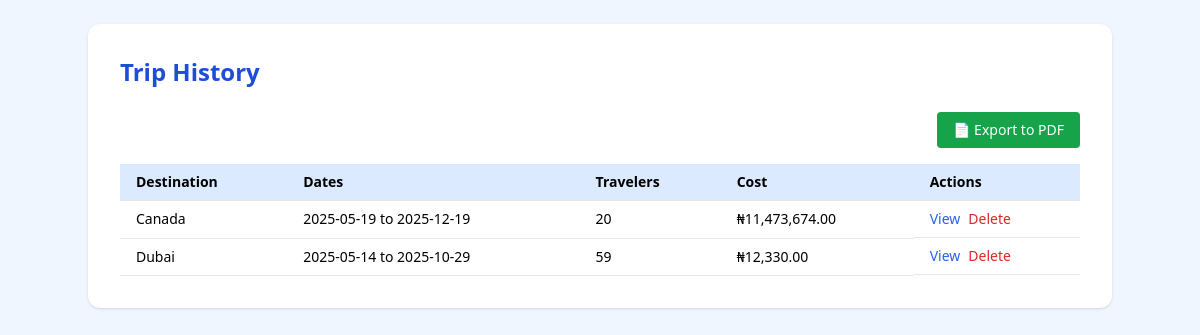
The app's page /trip_history.php (signed in) with its own data.
### tables this page shows
CREATE TABLE `trips` (
  `id` int(11) NOT NULL,
  `user_id` int(11) NOT NULL,
  `destination` varchar(255) NOT NULL,
  `start_date` date NOT NULL,
  `end_date` date NOT NULL,
  `travelers` int(11) NOT NULL,
  `transport_cost` decimal(10,2) DEFAULT 0.00,
  `hotel_cost` decimal(10,2) DEFAULT 0.00,
  `food_cost` decimal(10,2) DEFAULT 0.00,
  `total_cost` decimal(10,2) GENERATED ALWAYS AS (`transport_cost` + `hotel_cost` + `food_cost`) STORED,
  `created_at` timestamp NOT NULL DEFAULT current_timestamp()
);

### trip_history.php (the view, shortened to what this page needs)
<?php
require 'config.php';
$user_id = $_SESSION['user_id'];
$sql = "SELECT * FROM trips WHERE user_id = $user_id ORDER BY created_at DESC";
$result = mysqli_query($conn, $sql);
?>
<!DOCTYPE html>
<html lang="en">
<head>
    <script src="https://cdn.tailwindcss.com"></script>
</head>
<body class="bg-blue-50 min-h-screen p-6">
    <div class="max-w-5xl mx-auto bg-white p-8 rounded-xl shadow">
        <h2 class="text-2xl font-bold text-blue-700 mb-6">Trip History</h2>
        <?php if (mysqli_num_rows($result) > 0): ?>
            <div class="overflow-x-auto">
                <div class="flex justify-end mb-4">
                    <a href="export_pdf.php"
                        class="bg-green-600 text-white px-4 py-2 rounded hover:bg-green-700 transition text-sm">📄 Export to
                        PDF</a>
                </div>
                <table class="w-full text-left border-collapse">
                    <thead>
                        <tr class="bg-blue-100 text-sm">
                            <th class="py-2 px-4 border-b">Destination</th>
                            <th class="py-2 px-4 border-b">Dates</th>
                            <th class="py-2 px-4 border-b">Travelers</th>
                            <th class="py-2 px-4 border-b">Cost</th>
                            <th class="py-2 px-4 border-b">Actions</th>
                        </tr>
                    </thead>
                    <tbody>
                        <?php while ($trip = mysqli_fetch_assoc($result)): ?>
                            <tr class="hover:bg-blue-50 transition text-sm">
                                <td class="py-2 px-4 border-b"><?= htmlspecialchars($trip['destination']) ?></td>
                                <td class="py-2 px-4 border-b"><?= $trip['start_date'] ?> to <?= $trip['end_date'] ?></td>
                                <td class="py-2 px-4 border-b"><?= $trip['travelers'] ?></td>
                                <td class="py-2 px-4 border-b">₦<?= number_format($trip['total_cost'], 2) ?></td>
                                <td class="py-2 px-4 border-b flex gap-2">
                                    <button onclick="showDetails(<?= htmlspecialchars(json_encode($trip)) ?>)"
                                        class="text-blue-600 hover:underline">View</button>
                                    <a href="?delete=<?= $trip['id'] ?>" onclick="return confirm('Delete this trip?')"
                                        class="text-red-600 hover:underline">Delete</a>
                                </td>
                            </tr>
                        <?php endwhile; ?>
                    </tbody>
                </table>
            </div>
        <?php else: ?>
            <p class="text-gray-600">You have not planned any trips yet.</p>
        <?php endif; ?>
    </div>
</body>
</html>

### records on screen
trips: destination "Canada", start_date "2025-05-19", end_date "2025-12-19", travelers "20", total_cost "11,473,674.00"
trips: destination "Dubai", start_date "2025-05-14", end_date "2025-10-29", travelers "59", total_cost "12,330.00"
